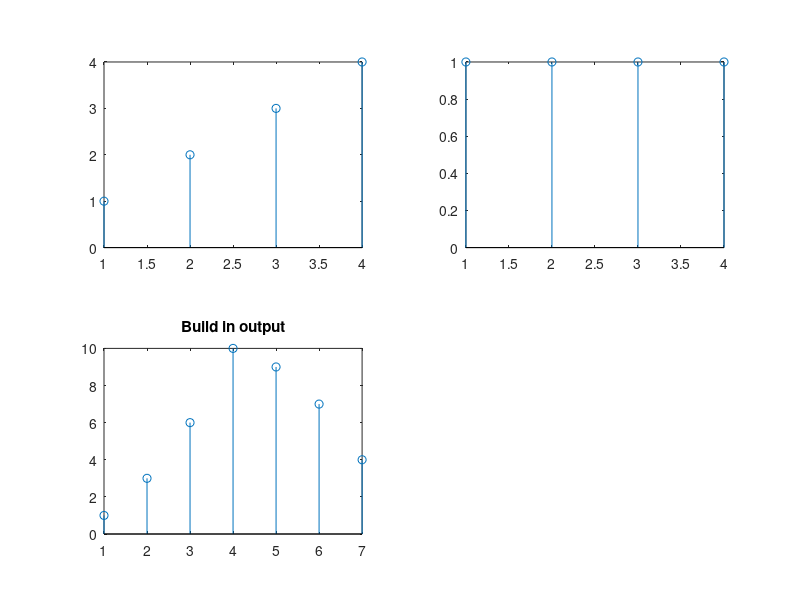

Write MATLAB code to recreate this figure. (Note: this script raises an error after producing the figure.)
x = [1 2 3 4];
h = [1 1 1 1];
y = conv(x,h);
subplot(2,2,1);
stem(x);
subplot(2,2,2);
stem(h);
n1 = length(x);
n2 = length(h);
n = 1:1:(n1+n2)-1;
subplot(2,2,3); 
stem(n,y);
title('Build in output');
y=findConv(x,h);
subplot(2,2,4);
stem(y);
xlabel('----->n');
ylabel('y[n]');
title('Implemented Convolution of two signal');
